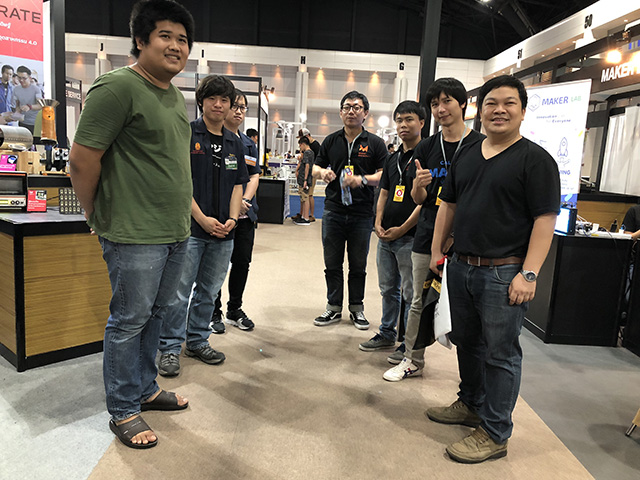
#> input picture OpenCV/image_01.jpg, 640 x 480 px
$ python 0070_Segmentation.py
#> lines starting #> are read from the running program, lines starting #| are printed output that depends on the picture; after the words box and inside, x2 and y2 are one past the last pixel; in counts of white or black regions, pixels touching at a corner belong together
#!/usr/bin/env python

import cv2
import numpy as np

image = cv2.imread( 'image_01.jpg' )
#> image is the input picture: shape (480, 640, 3); mean B, G, R 95.5, 107.9, 116.4

cv2.imshow( 'Original', image )
cv2.waitKey( 0 )

canny_img = cv2.Canny(image, 50, 200)
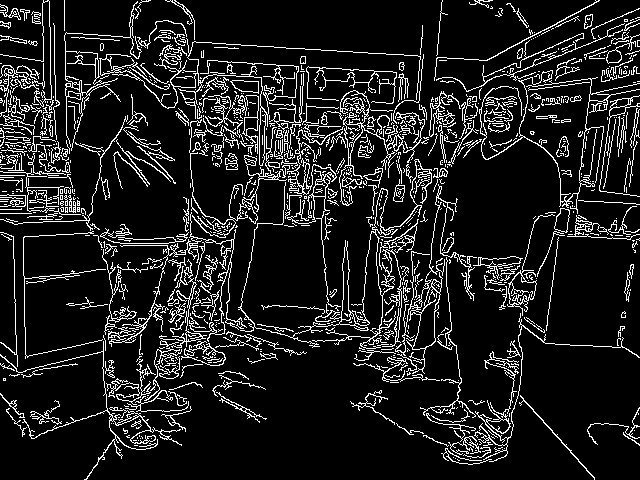
#> canny_img: shape (480, 640); 11.9% white in thin lines or dots

cv2.imshow( 'Canny Edge Detection', canny_img )
cv2.waitKey( 0 )

contours, hierarchy = cv2.findContours(canny_img, cv2.RETR_LIST, cv2.CHAIN_APPROX_NONE)
#> contours = 1327 contours, 1128 with area under 20; largest, box (x1, y1, x2, y2) and area: (64, 1, 142, 151) 1382, (395, 184, 477, 374) 1318, (238, 159, 432, 349) 1222, (65, 51, 102, 94) 1008, (412, 286, 441, 350) 840
cv2.drawContours(image, contours, -1, (255,0,0), 10)
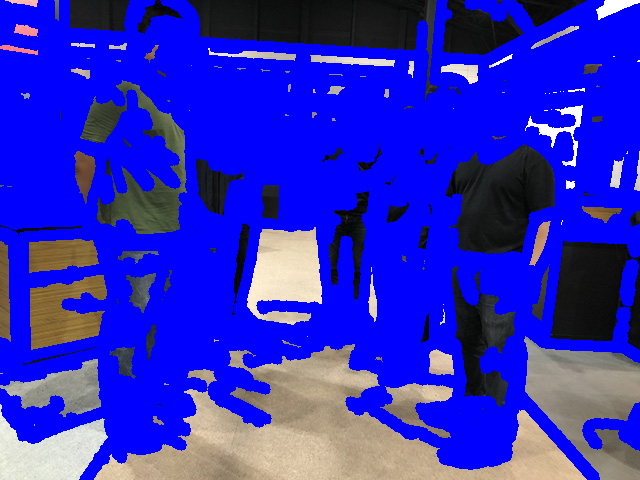
#> image: shape (480, 640, 3); mean B, G, R 193.5, 40.9, 44.1

cv2.imshow( 'Contours', image )
cv2.waitKey( 0 )

$ run again, with OpenCV/camera_still.jpg copied over OpenCV/image_01.jpg
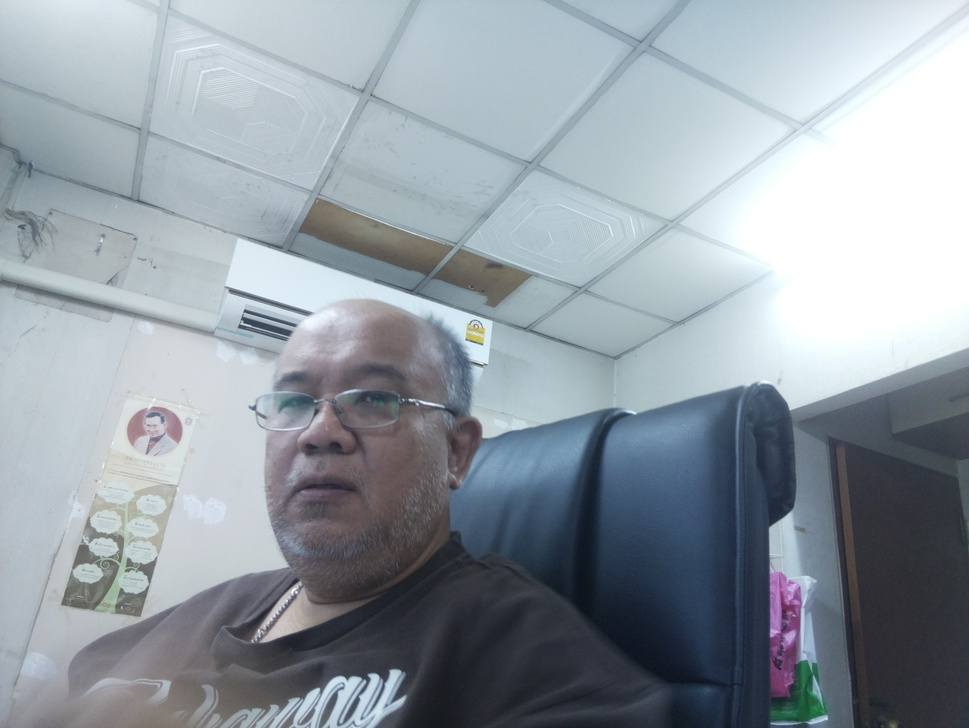
#> input picture OpenCV/camera_still.jpg, 969 x 728 px, shrunk from 3280 x 2464 before the run
#> image is the input picture: shape (728, 969, 3); mean B, G, R 164.1, 156.2, 147
#> `canny_img = cv2.Canny(image, 50, 200)`:
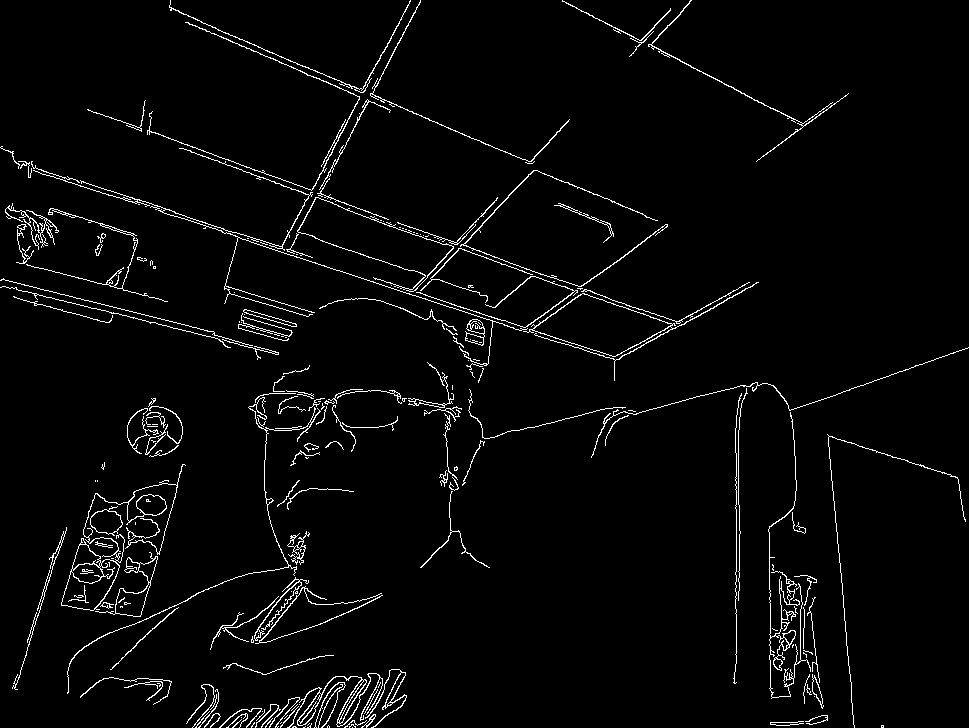
#> canny_img: shape (728, 969); 3.1% white in thin lines or dots
#> contours = 348 contours, 270 with area under 20; largest, box (x1, y1, x2, y2) and area: (297, 197, 454, 292) 5294, (297, 197, 454, 292) 5208, (523, 282, 759, 381) 4714, (532, 293, 673, 357) 4576, (61, 464, 186, 611) 2934
#> `cv2.drawContours(image, contours, -1, (255,0,0), 10)`:
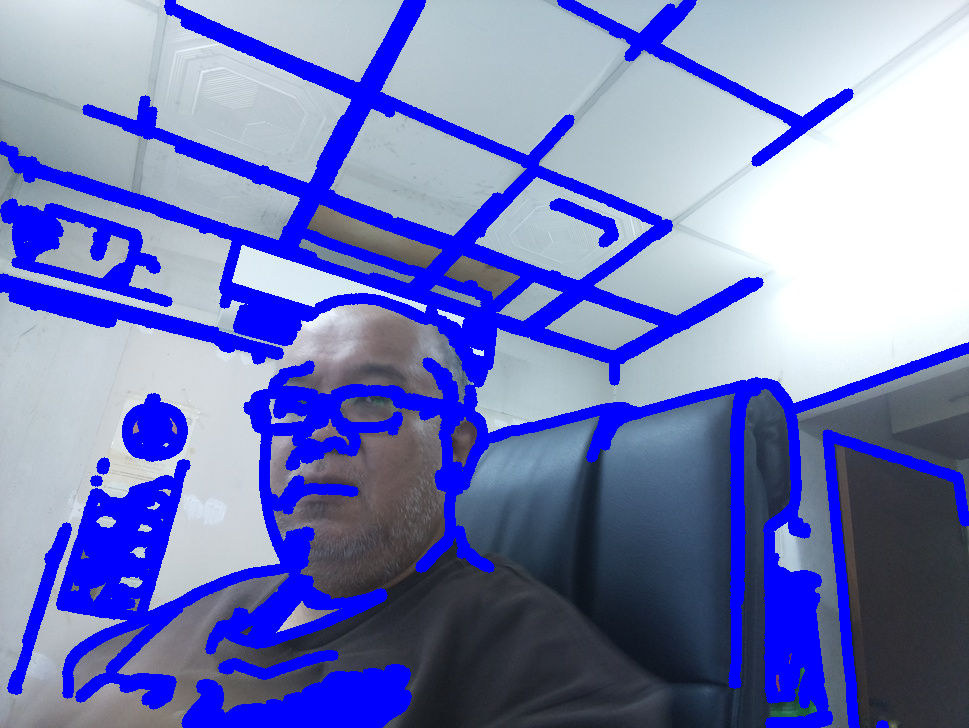
#> image: shape (728, 969, 3); mean B, G, R 185.3, 122.9, 115.7
